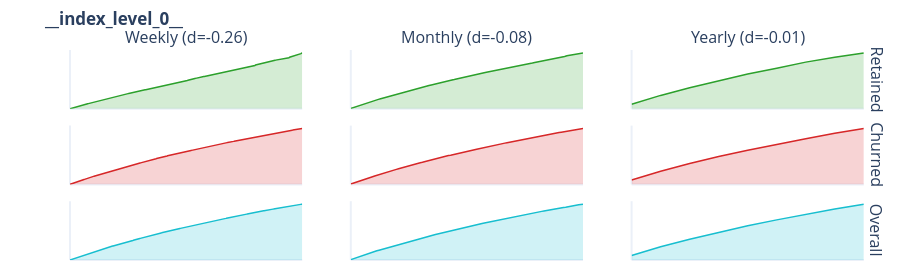
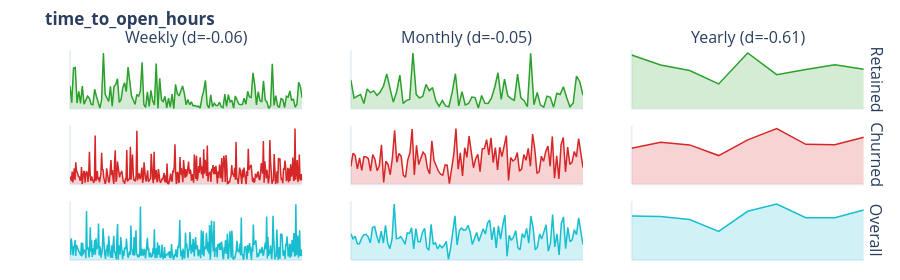
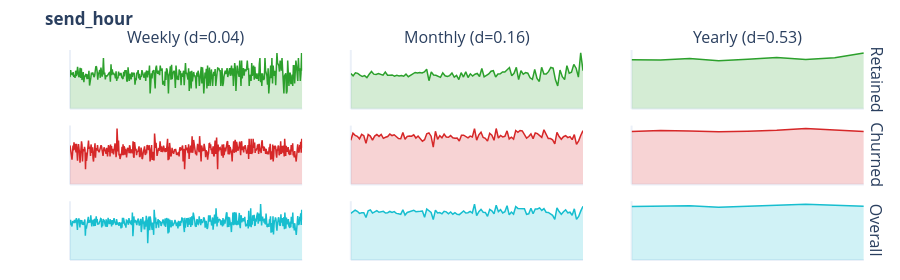

The notebook cell these images were saved under, in order:
### Markdown cell above
## 1c.9 Temporal Sparklines

**📈 Understanding Temporal Trends:**

Sparklines show how numeric features evolve over time:

| Pattern | What It Means | Implication |
|---------|--------------|-------------|
| Upward trend | Metric increasing | Growth or engagement |
| Downward trend | Metric decreasing | Decline or churn signal |
| Flat line | Stable metric | Consistent behavior |
| Spikes | Sudden changes | Events or anomalies |

### Code cell
# Temporal Sparklines - Cohort × Time Period per feature with analysis
sparkline_cols = []
if not LIGHT_RUN and len(numeric_event_cols) >= 2:
    variances = df[numeric_event_cols].var().sort_values(ascending=False)
    sparkline_cols = variances.index.tolist()

    print("\n" + "="*70)
    print("TEMPORAL SPARKLINES - COHORT × TIME PERIOD")
    print("="*70)
    print(f"\n{len(sparkline_cols)} features analyzed across Weekly/Monthly/Yearly periods")

    if ENTITY_COLUMN and TIME_COLUMN:
        df_spark = df.copy()
        df_spark['_week'] = period_start_time(to_datetime(df_spark[TIME_COLUMN]), 'W')
        df_spark['_month'] = period_start_time(to_datetime(df_spark[TIME_COLUMN]), 'M')
        df_spark['_year'] = period_start_time(to_datetime(df_spark[TIME_COLUMN]), 'Y')

        has_target = TARGET_COLUMN and TARGET_COLUMN in df.columns
        all_actions = []

        for col in sparkline_cols:
            if col not in df_spark.columns:
                continue

            feature_data = {}
            cohort_masks = ([("retained", df_spark[TARGET_COLUMN] == 1),
                            ("churned", df_spark[TARGET_COLUMN] == 0),
                            ("overall", slice(None))] if has_target
                           else [("overall", slice(None))])

            for cohort, mask in cohort_masks:
                cohort_df = df_spark[mask] if isinstance(mask, Series) else df_spark
                feature_data[cohort] = {
                    "weekly": cohort_df.groupby('_week')[col].mean().dropna().tolist(),
                    "monthly": cohort_df.groupby('_month')[col].mean().dropna().tolist(),
                    "yearly": cohort_df.groupby('_year')[col].mean().dropna().tolist(),
                }

            period_effects = None
            if has_target:
                analysis = charts.analyze_cohort_trends(feature_data, col)
                period_effects = {p: analysis["periods"][p]["effect_size"]
                                  for p in analysis["periods"]}
                all_actions.extend(analysis.get("actions", []))

            fig = charts.cohort_sparklines(feature_data, feature_name=col, period_effects=period_effects)
            display_figure(fig)

        if has_target and all_actions:
            print("\n" + "="*70)
            print("TREND & VARIANCE RECOMMENDATIONS")
            print("="*70)

            BOLD, RESET = "\033[1m", "\033[0m"

            type_labels = {
                "add_trend_feature": "📈 Add Trend Features (opposite cohort trends)",
                "add_time_indicator": "📅 Add Time Indicators (seasonality detected)",
                "robust_scale": "🔧 Apply Robust Scaling (high variance ratio)",
                "normalize": "📊 Apply Normalization (high variance)",
            }

            by_type = {}
            for action in all_actions:
                action_type = action["action_type"]
                if action_type not in by_type:
                    by_type[action_type] = []
                by_type[action_type].append(action)

            for action_type, actions in by_type.items():
                print(f"\n{type_labels.get(action_type, action_type)}:")
                for a in actions:
                    params_str = ", ".join(f"{k}={v}" for k, v in a.get("params", {}).items())
                    print(f"   • {BOLD}{a['feature']}{RESET}: {a['reason']}")
                    if params_str:
                        print(f"     params: {{{params_str}}}")
elif LIGHT_RUN:
    print("Sparkline analysis skipped (LIGHT_RUN)")
else:
    print("Insufficient numeric columns for sparkline visualization")
# Store sparkline recommendations for pattern_summary
SPARKLINE_RECOMMENDATIONS = [
    {"action": a["action_type"], "feature": a["feature"], "reason": a["reason"],
     "params": a.get("params", {}), "priority": "high" if a["action_type"] == "add_trend_feature" else "medium",
     "features": [f"{a['feature']}_{a['action_type']}"]}
    for a in all_actions
] if 'all_actions' in dir() and all_actions else []

### Figure 1 — Plotly figure (JSON) as saved in the notebook; plotly's stock layout.template omitted (floating-point values rounded to 4 significant figures; data arrays with more than 128 entries replaced by an {"elided": "..."} marker saying what was removed)
{"data": [{"fill": "tozeroy", "fillcolor": "rgba(44, 160, 44, 0.2)", "line": {"color": "#2ca02c", "width": 1.5}, "mode": "lines", "showlegend": false, "type": "scatter", "xaxis": "x", "y": {"elided": "369 float values"}, "yaxis": "y"}, {"fill": "tozeroy", "fillcolor": "rgba(44, 160, 44, 0.2)", "line": {"color": "#2ca02c", "width": 1.5}, "mode": "lines", "showlegend": false, "type": "scatter", "xaxis": "x2", "y": [588.2, 1759.0, 2921.0, 4077.0, 5223.0, 6238.0, 7283.0, 8373.0, 9404.0, 10490.0, 11660.0, 12670.0, 13670.0, 14570.0, 15530.0, 16580.0, 17480.0, 18550.0, 19580.0, 20520.0, 21460.0, 22380.0, 23300.0, 24160.0, 25030.0, 25820.0, 26760.0, 27530.0, 28510.0, 29230.0, 30270.0, 31210.0, 32030.0, 33100.0, 33800.0, 34600.0, 35530.0, 36320.0, 37070.0, 37920.0, 38640.0, 39530.0, 40300.0, 41070.0, 41880.0, 42550.0, 43370.0, 44140.0, 44930.0, 45620.0, 46340.0, 47200.0, 47870.0, 48570.0, 49320.0, 50020.0, 50790.0, 51420.0, 52250.0, 53020.0, 53640.0, 54400.0, 55130.0, 55760.0, 56540.0, 57250.0, 57800.0, 58530.0, 59240.0, 60010.0, 60730.0, 61170.0, 62020.0, 62390.0, 63200.0, 63790.0, 64640.0, 65190.0, 65910.0, 66470.0, 67380.0, 67960.0, 68600.0, 69180.0, 69720.0, 70300.0, 70910.0, 71680.0, 72190.0, 72890.0, 73510.0, 73950.0, 75230.0, 75940.0, 76920.0, 77590.0, 78140.0, 78550.0, 78980.0, 80120.0, 80790.0, 81140.0], "yaxis": "y2"}, {"fill": "tozeroy", "fillcolor": "rgba(44, 160, 44, 0.2)", "line": {"color": "#2ca02c", "width": 1.5}, "mode": "lines", "showlegend": false, "type": "scatter", "xaxis": "x3", "y": [6416.0, 18870.0, 29570.0, 39380.0, 49020.0, 57150.0, 65740.0, 72440.0, 78670.0], "yaxis": "y3"}, {"fill": "tozeroy", "fillcolor": "rgba(214, 39, 40, 0.2)", "line": {"color": "#d62728", "width": 1.5}, "mode": "lines", "showlegend": false, "type": "scatter", "xaxis": "x4", "y": {"elided": "465 float values"}, "yaxis": "y4"}, {"fill": "tozeroy", "fillcolor": "rgba(214, 39, 40, 0.2)", "line": {"color": "#d62728", "width": 1.5}, "mode": "lines", "showlegend": false, "type": "scatter", "xaxis": "x5", "y": [639.5, 1826.0, 2971.0, 4246.0, 5126.0, 6150.0, 7217.0, 8451.0, 9450.0, 10630.0, 11430.0, 12560.0, 13640.0, 14660.0, 15550.0, 16460.0, 17630.0, 18600.0, 19610.0, 20510.0, 21500.0, 22300.0, 23240.0, 24220.0, 25090.0, 25810.0, 26810.0, 27600.0, 28500.0, 29450.0, 30240.0, 31060.0, 32130.0, 32800.0, 33720.0, 34580.0, 35520.0, 36370.0, 37010.0, 37980.0, 38750.0, 39480.0, 40350.0, 41160.0, 41900.0, 42880.0, 43360.0, 44200.0, 44870.0, 45610.0, 46370.0, 47140.0, 47890.0, 48590.0, 49350.0, 50050.0, 50820.0, 51520.0, 52180.0, 52970.0, 53720.0, 54440.0, 55130.0, 55780.0, 56530.0, 57170.0, 57870.0, 58520.0, 59320.0, 59960.0, 60680.0, 61270.0, 61960.0, 62630.0, 63230.0, 63850.0, 64570.0, 65210.0, 65990.0, 66600.0, 67170.0, 67940.0, 68460.0, 69170.0, 69650.0, 70360.0, 71010.0, 71670.0, 72230.0, 72820.0, 73510.0, 74140.0, 74640.0, 75240.0, 75800.0, 76300.0, 76950.0, 77480.0, 78060.0, 78470.0, 79210.0, 79680.0, 80180.0, 80810.0, 81390.0, 81940.0, 82430.0, 82950.0], "yaxis": "y5"}, {"fill": "tozeroy", "fillcolor": "rgba(214, 39, 40, 0.2)", "line": {"color": "#d62728", "width": 1.5}, "mode": "lines", "showlegend": false, "type": "scatter", "xaxis": "x6", "y": [6306.0, 18960.0, 29850.0, 40100.0, 48850.0, 57500.0, 65450.0, 73160.0, 80030.0], "yaxis": "y6"}, {"fill": "tozeroy", "fillcolor": "rgba(23, 190, 207, 0.2)", "line": {"color": "#17becf", "width": 1.5}, "mode": "lines", "showlegend": false, "type": "scatter", "xaxis": "x7", "y": {"elided": "470 float values"}, "yaxis": "y7"}, {"fill": "tozeroy", "fillcolor": "rgba(23, 190, 207, 0.2)", "line": {"color": "#17becf", "width": 1.5}, "mode": "lines", "showlegend": false, "type": "scatter", "xaxis": "x8", "y": [615.1, 1782.0, 2942.0, 4167.0, 5188.0, 6199.0, 7255.0, 8405.0, 9429.0, 10570.0, 11580.0, 12630.0, 13660.0, 14610.0, 15540.0, 16520.0, 17550.0, 18580.0, 19590.0, 20520.0, 21480.0, 22340.0, 23270.0, 24190.0, 25060.0, 25820.0, 26790.0, 27570.0, 28500.0, 29350.0, 30250.0, 31090.0, 32090.0, 32940.0, 33750.0, 34590.0, 35530.0, 36340.0, 37030.0, 37960.0, 38700.0, 39510.0, 40330.0, 41130.0, 41890.0, 42780.0, 43360.0, 44190.0, 44890.0, 45610.0, 46360.0, 47160.0, 47880.0, 48580.0, 49340.0, 50040.0, 50810.0, 51490.0, 52200.0, 52990.0, 53690.0, 54430.0, 55130.0, 55780.0, 56530.0, 57200.0, 57850.0, 58520.0, 59300.0, 59960.0, 60700.0, 61250.0, 61970.0, 62600.0, 63230.0, 63840.0, 64580.0, 65210.0, 65970.0, 66580.0, 67210.0, 67950.0, 68480.0, 69170.0, 69660.0, 70360.0, 70980.0, 71670.0, 72220.0, 72830.0, 73510.0, 74100.0, 74640.0, 75240.0, 75830.0, 76300.0, 76950.0, 77490.0, 78070.0, 78480.0, 79200.0, 79680.0, 80170.0, 80810.0, 81380.0, 81940.0, 82430.0, 82950.0], "yaxis": "y8"}, {"fill": "tozeroy", "fillcolor": "rgba(23, 190, 207, 0.2)", "line": {"color": "#17becf", "width": 1.5}, "mode": "lines", "showlegend": false, "type": "scatter", "xaxis": "x9", "y": [6368.0, 18910.0, 29730.0, 39830.0, 48910.0, 57410.0, 65500.0, 73030.0, 79950.0], "yaxis": "y9"}], "layout": {"annotations": [{"font": {"size": 16}, "showarrow": false, "text": "Weekly (d=-0.26)", "x": 0.1433, "xanchor": "center", "xref": "paper", "y": 1.0, "yanchor": "bottom", "yref": "paper"}, {"font": {"size": 16}, "showarrow": false, "text": "Monthly (d=-0.08)", "x": 0.49, "xanchor": "center", "xref": "paper", "y": 1.0, "yanchor": "bottom", "yref": "paper"}, {"font": {"size": 16}, "showarrow": false, "text": "Yearly (d=-0.01)", "x": 0.8367, "xanchor": "center", "xref": "paper", "y": 1.0, "yanchor": "bottom", "yref": "paper"}, {"font": {"size": 16}, "showarrow": false, "text": "Retained", "textangle": 90, "x": 0.98, "xanchor": "left", "xref": "paper", "y": 0.86, "yanchor": "middle", "yref": "paper"}, {"font": {"size": 16}, "showarrow": false, "text": "Churned", "textangle": 90, "x": 0.98, "xanchor": "left", "xref": "paper", "y": 0.5, "yanchor": "middle", "yref": "paper"}, {"font": {"size": 16}, "showarrow": false, "text": "Overall", "textangle": 90, "x": 0.98, "xanchor": "left", "xref": "paper", "y": 0.14, "yanchor": "middle", "yref": "paper"}], "height": 280, "margin": {"b": 20, "l": 70, "r": 20, "t": 50}, "title": {"text": "<b>__index_level_0__</b>"}, "xaxis": {"anchor": "y", "domain": [0.0, 0.2867], "showgrid": false, "showticklabels": false}, "xaxis2": {"anchor": "y2", "domain": [0.3467, 0.6333], "showgrid": false, "showticklabels": false}, "xaxis3": {"anchor": "y3", "domain": [0.6933, 0.98], "showgrid": false, "showticklabels": false}, "xaxis4": {"anchor": "y4", "domain": [0.0, 0.2867], "showgrid": false, "showticklabels": false}, "xaxis5": {"anchor": "y5", "domain": [0.3467, 0.6333], "showgrid": false, "showticklabels": false}, "xaxis6": {"anchor": "y6", "domain": [0.6933, 0.98], "showgrid": false, "showticklabels": false}, "xaxis7": {"anchor": "y7", "domain": [0.0, 0.2867], "showgrid": false, "showticklabels": false}, "xaxis8": {"anchor": "y8", "domain": [0.3467, 0.6333], "showgrid": false, "showticklabels": false}, "xaxis9": {"anchor": "y9", "domain": [0.6933, 0.98], "showgrid": false, "showticklabels": false}, "yaxis": {"anchor": "x", "domain": [0.72, 1.0], "showgrid": false, "showticklabels": false}, "yaxis2": {"anchor": "x2", "domain": [0.72, 1.0], "showgrid": false, "showticklabels": false}, "yaxis3": {"anchor": "x3", "domain": [0.72, 1.0], "showgrid": false, "showticklabels": false}, "yaxis4": {"anchor": "x4", "domain": [0.36, 0.64], "showgrid": false, "showticklabels": false}, "yaxis5": {"anchor": "x5", "domain": [0.36, 0.64], "showgrid": false, "showticklabels": false}, "yaxis6": {"anchor": "x6", "domain": [0.36, 0.64], "showgrid": false, "showticklabels": false}, "yaxis7": {"anchor": "x7", "domain": [0.0, 0.28], "showgrid": false, "showticklabels": false}, "yaxis8": {"anchor": "x8", "domain": [0.0, 0.28], "showgrid": false, "showticklabels": false}, "yaxis9": {"anchor": "x9", "domain": [0.0, 0.28], "showgrid": false, "showticklabels": false}}}

### Figure 2 — Plotly figure (JSON) as saved in the notebook; plotly's stock layout.template omitted (floating-point values rounded to 4 significant figures; data arrays with more than 128 entries replaced by an {"elided": "..."} marker saying what was removed)
{"data": [{"fill": "tozeroy", "fillcolor": "rgba(44, 160, 44, 0.2)", "line": {"color": "#2ca02c", "width": 1.5}, "mode": "lines", "showlegend": false, "type": "scatter", "xaxis": "x", "y": {"elided": "133 float values"}, "yaxis": "y"}, {"fill": "tozeroy", "fillcolor": "rgba(44, 160, 44, 0.2)", "line": {"color": "#2ca02c", "width": 1.5}, "mode": "lines", "showlegend": false, "type": "scatter", "xaxis": "x2", "y": [7.08, 2.612, 3.1, 3.5, 1.3, 4.85, 3.957, 4.4, 3.3, 4.125, 5.589, 8.567, 4.933, 1.65, 4.12, 8.267, 1.3, 2.067, 2.3, 13.7, 3.55, 2.65, 3.067, 6.0, 4.4, 5.2, 2.0, 0.65, 2.025, 0.7, 0.5, 4.067, 8.6, 0.7, 4.2, 0.9333, 1.3, 2.88, 2.74, 0.2, 3.25, 1.35, 1.3, 2.6, 5.3, 8.833, 2.3, 7.3, 3.2, 2.5, 2.1, 8.5, 2.7, 2.0, 0.5, 13.6, 1.0, 4.0, 0.9, 0.4, 3.1, 2.8, 0.4, 3.8, 3.5, 5.4, 2.75, 0.5, 1.4, 8.0, 6.7, 3.3], "yaxis": "y2"}, {"fill": "tozeroy", "fillcolor": "rgba(44, 160, 44, 0.2)", "line": {"color": "#2ca02c", "width": 1.5}, "mode": "lines", "showlegend": false, "type": "scatter", "xaxis": "x3", "y": [4.498, 3.659, 3.204, 2.079, 4.667, 2.855, 3.283, 3.683, 3.3], "yaxis": "y3"}, {"fill": "tozeroy", "fillcolor": "rgba(214, 39, 40, 0.2)", "line": {"color": "#d62728", "width": 1.5}, "mode": "lines", "showlegend": false, "type": "scatter", "xaxis": "x4", "y": {"elided": "324 float values"}, "yaxis": "y4"}, {"fill": "tozeroy", "fillcolor": "rgba(214, 39, 40, 0.2)", "line": {"color": "#d62728", "width": 1.5}, "mode": "lines", "showlegend": false, "type": "scatter", "xaxis": "x5", "y": [2.6, 4.52, 4.2, 2.267, 3.85, 2.05, 4.043, 4.0, 3.733, 1.914, 4.34, 3.65, 2.0, 2.671, 5.75, 0.3, 3.375, 2.917, 1.4, 3.878, 7.86, 3.225, 4.5, 4.07, 1.3, 1.05, 3.56, 4.6, 8.033, 1.367, 5.667, 2.886, 3.82, 4.667, 4.3, 2.3, 1.533, 6.35, 3.478, 2.733, 1.92, 1.5, 1.343, 2.825, 2.8, 0.1, 2.175, 4.367, 8.12, 2.2, 4.575, 1.233, 5.325, 3.933, 7.033, 4.433, 2.425, 3.725, 4.367, 1.86, 5.15, 5.22, 6.5, 4.3, 6.775, 3.18, 5.357, 2.12, 5.4, 4.05, 5.843, 7.1, 0.5833, 3.9, 3.4, 3.633, 4.64, 1.933, 2.25, 4.34, 3.5, 5.25, 2.65, 7.325, 5.08, 1.6, 1.85, 4.1, 3.338, 4.788, 5.56, 2.63, 6.975, 0.9, 4.138, 0.8, 5.775, 6.82, 1.8, 5.429, 2.9, 3.2, 4.783, 4.0, 6.65, 4.662, 2.44], "yaxis": "y5"}, {"fill": "tozeroy", "fillcolor": "rgba(214, 39, 40, 0.2)", "line": {"color": "#d62728", "width": 1.5}, "mode": "lines", "showlegend": false, "type": "scatter", "xaxis": "x6", "y": [3.398, 3.942, 3.703, 2.704, 4.179, 5.239, 3.76, 3.73, 4.427], "yaxis": "y6"}, {"fill": "tozeroy", "fillcolor": "rgba(23, 190, 207, 0.2)", "line": {"color": "#17becf", "width": 1.5}, "mode": "lines", "showlegend": false, "type": "scatter", "xaxis": "x7", "y": {"elided": "367 float values"}, "yaxis": "y7"}, {"fill": "tozeroy", "fillcolor": "rgba(23, 190, 207, 0.2)", "line": {"color": "#17becf", "width": 1.5}, "mode": "lines", "showlegend": false, "type": "scatter", "xaxis": "x8", "y": [4.2, 3.346, 3.76, 2.575, 2.575, 3.45, 4.0, 4.067, 3.671, 2.718, 5.143, 5.289, 3.76, 2.671, 4.579, 2.688, 5.471, 2.686, 1.8, 3.314, 8.833, 3.388, 3.443, 3.694, 3.18, 2.486, 4.289, 4.2, 5.08, 1.743, 4.957, 2.886, 2.871, 4.367, 5.017, 1.944, 1.533, 5.633, 2.46, 2.733, 1.743, 2.362, 1.925, 2.3, 2.95, 0.1, 1.9, 4.367, 6.983, 2.371, 4.656, 5.033, 4.72, 4.775, 5.5, 4.433, 2.44, 3.4, 4.367, 2.967, 3.925, 4.927, 4.1, 5.85, 6.331, 3.18, 5.188, 1.917, 5.4, 3.32, 5.5, 7.1, 0.5833, 3.9, 3.1, 3.633, 4.64, 1.933, 1.633, 4.186, 3.5, 5.0, 2.65, 6.94, 5.08, 1.6, 2.075, 4.1, 3.338, 4.311, 5.56, 1.4, 2.63, 7.18, 2.06, 4.138, 0.8, 5.775, 6.82, 1.8, 5.162, 2.9, 3.2, 4.783, 4.0, 6.65, 4.662, 2.44], "yaxis": "y8"}, {"fill": "tozeroy", "fillcolor": "rgba(23, 190, 207, 0.2)", "line": {"color": "#17becf", "width": 1.5}, "mode": "lines", "showlegend": false, "type": "scatter", "xaxis": "x9", "y": [3.861, 3.836, 3.556, 2.512, 4.288, 4.915, 3.713, 3.725, 4.407], "yaxis": "y9"}], "layout": {"annotations": [{"font": {"size": 16}, "showarrow": false, "text": "Weekly (d=-0.06)", "x": 0.1433, "xanchor": "center", "xref": "paper", "y": 1.0, "yanchor": "bottom", "yref": "paper"}, {"font": {"size": 16}, "showarrow": false, "text": "Monthly (d=-0.05)", "x": 0.49, "xanchor": "center", "xref": "paper", "y": 1.0, "yanchor": "bottom", "yref": "paper"}, {"font": {"size": 16}, "showarrow": false, "text": "Yearly (d=-0.61)", "x": 0.8367, "xanchor": "center", "xref": "paper", "y": 1.0, "yanchor": "bottom", "yref": "paper"}, {"font": {"size": 16}, "showarrow": false, "text": "Retained", "textangle": 90, "x": 0.98, "xanchor": "left", "xref": "paper", "y": 0.86, "yanchor": "middle", "yref": "paper"}, {"font": {"size": 16}, "showarrow": false, "text": "Churned", "textangle": 90, "x": 0.98, "xanchor": "left", "xref": "paper", "y": 0.5, "yanchor": "middle", "yref": "paper"}, {"font": {"size": 16}, "showarrow": false, "text": "Overall", "textangle": 90, "x": 0.98, "xanchor": "left", "xref": "paper", "y": 0.14, "yanchor": "middle", "yref": "paper"}], "height": 280, "margin": {"b": 20, "l": 70, "r": 20, "t": 50}, "title": {"text": "<b>time_to_open_hours</b>"}, "xaxis": {"anchor": "y", "domain": [0.0, 0.2867], "showgrid": false, "showticklabels": false}, "xaxis2": {"anchor": "y2", "domain": [0.3467, 0.6333], "showgrid": false, "showticklabels": false}, "xaxis3": {"anchor": "y3", "domain": [0.6933, 0.98], "showgrid": false, "showticklabels": false}, "xaxis4": {"anchor": "y4", "domain": [0.0, 0.2867], "showgrid": false, "showticklabels": false}, "xaxis5": {"anchor": "y5", "domain": [0.3467, 0.6333], "showgrid": false, "showticklabels": false}, "xaxis6": {"anchor": "y6", "domain": [0.6933, 0.98], "showgrid": false, "showticklabels": false}, "xaxis7": {"anchor": "y7", "domain": [0.0, 0.2867], "showgrid": false, "showticklabels": false}, "xaxis8": {"anchor": "y8", "domain": [0.3467, 0.6333], "showgrid": false, "showticklabels": false}, "xaxis9": {"anchor": "y9", "domain": [0.6933, 0.98], "showgrid": false, "showticklabels": false}, "yaxis": {"anchor": "x", "domain": [0.72, 1.0], "showgrid": false, "showticklabels": false}, "yaxis2": {"anchor": "x2", "domain": [0.72, 1.0], "showgrid": false, "showticklabels": false}, "yaxis3": {"anchor": "x3", "domain": [0.72, 1.0], "showgrid": false, "showticklabels": false}, "yaxis4": {"anchor": "x4", "domain": [0.36, 0.64], "showgrid": false, "showticklabels": false}, "yaxis5": {"anchor": "x5", "domain": [0.36, 0.64], "showgrid": false, "showticklabels": false}, "yaxis6": {"anchor": "x6", "domain": [0.36, 0.64], "showgrid": false, "showticklabels": false}, "yaxis7": {"anchor": "x7", "domain": [0.0, 0.28], "showgrid": false, "showticklabels": false}, "yaxis8": {"anchor": "x8", "domain": [0.0, 0.28], "showgrid": false, "showticklabels": false}, "yaxis9": {"anchor": "x9", "domain": [0.0, 0.28], "showgrid": false, "showticklabels": false}}}

### Figure 3 — Plotly figure (JSON) as saved in the notebook; plotly's stock layout.template omitted (floating-point values rounded to 4 significant figures; data arrays with more than 128 entries replaced by an {"elided": "..."} marker saying what was removed)
{"data": [{"fill": "tozeroy", "fillcolor": "rgba(44, 160, 44, 0.2)", "line": {"color": "#2ca02c", "width": 1.5}, "mode": "lines", "showlegend": false, "type": "scatter", "xaxis": "x", "y": {"elided": "369 float values"}, "yaxis": "y"}, {"fill": "tozeroy", "fillcolor": "rgba(44, 160, 44, 0.2)", "line": {"color": "#2ca02c", "width": 1.5}, "mode": "lines", "showlegend": false, "type": "scatter", "xaxis": "x2", "y": [13.93, 12.97, 14.19, 13.95, 13.31, 12.71, 13.06, 12.26, 13.61, 14.71, 13.65, 13.54, 13.84, 13.41, 13.23, 14.44, 13.24, 13.18, 13.34, 12.88, 13.21, 12.94, 13.07, 12.83, 13.67, 12.62, 13.25, 13.56, 14.31, 14.1, 14.29, 14.12, 14.54, 15.57, 11.07, 14.53, 13.33, 13.23, 12.94, 12.38, 14.17, 13.0, 12.78, 13.08, 14.11, 12.5, 13.17, 11.5, 14.22, 12.5, 14.56, 12.33, 13.78, 12.89, 13.6, 13.91, 12.75, 15.88, 12.56, 13.14, 13.73, 14.8, 15.0, 12.5, 13.7, 13.78, 14.5, 14.5, 15.33, 16.25, 13.0, 14.0, 16.33, 11.5, 15.0, 13.6, 14.25, 14.0, 12.2, 11.6, 15.5, 12.0, 10.75, 16.33, 13.67, 13.67, 14.62, 16.29, 16.0, 11.5, 9.0, 15.25, 12.67, 11.5, 17.0, 14.0, 14.4, 17.5, 16.0, 12.5, 22.0, 15.0], "yaxis": "y2"}, {"fill": "tozeroy", "fillcolor": "rgba(44, 160, 44, 0.2)", "line": {"color": "#2ca02c", "width": 1.5}, "mode": "lines", "showlegend": false, "type": "scatter", "xaxis": "x3", "y": [13.4, 13.3, 13.76, 13.1, 13.5, 14.02, 13.46, 13.92, 15.25], "yaxis": "y3"}, {"fill": "tozeroy", "fillcolor": "rgba(214, 39, 40, 0.2)", "line": {"color": "#d62728", "width": 1.5}, "mode": "lines", "showlegend": false, "type": "scatter", "xaxis": "x4", "y": {"elided": "465 float values"}, "yaxis": "y4"}, {"fill": "tozeroy", "fillcolor": "rgba(214, 39, 40, 0.2)", "line": {"color": "#d62728", "width": 1.5}, "mode": "lines", "showlegend": false, "type": "scatter", "xaxis": "x5", "y": [12.44, 14.44, 13.85, 13.57, 12.87, 14.11, 13.74, 11.57, 14.1, 13.63, 12.5, 13.65, 14.08, 13.54, 14.12, 13.0, 13.29, 13.5, 14.2, 13.78, 14.0, 13.4, 12.96, 12.89, 14.62, 12.74, 13.55, 13.66, 13.6, 14.0, 13.1, 13.67, 13.0, 12.2, 12.62, 14.29, 14.56, 13.6, 10.53, 15.0, 12.74, 13.76, 13.14, 14.21, 13.36, 13.29, 13.78, 13.17, 13.04, 13.09, 12.25, 13.87, 13.89, 13.5, 13.14, 13.64, 13.4, 15.71, 12.5, 14.0, 14.71, 13.25, 13.0, 12.21, 14.41, 13.88, 12.44, 15.76, 13.11, 13.82, 13.41, 13.57, 15.12, 12.85, 13.3, 12.79, 15.21, 14.69, 15.2, 15.1, 14.19, 13.04, 13.53, 14.23, 12.92, 14.53, 14.33, 13.73, 13.27, 15.4, 14.0, 12.93, 12.95, 12.58, 11.47, 14.71, 13.52, 12.72, 13.46, 13.78, 13.2, 13.48, 12.64, 14.05, 11.29, 12.29, 13.86, 15.17], "yaxis": "y5"}, {"fill": "tozeroy", "fillcolor": "rgba(214, 39, 40, 0.2)", "line": {"color": "#d62728", "width": 1.5}, "mode": "lines", "showlegend": false, "type": "scatter", "xaxis": "x6", "y": [13.33, 13.56, 13.44, 13.25, 13.39, 13.61, 14.05, 13.64, 13.28], "yaxis": "y6"}, {"fill": "tozeroy", "fillcolor": "rgba(23, 190, 207, 0.2)", "line": {"color": "#17becf", "width": 1.5}, "mode": "lines", "showlegend": false, "type": "scatter", "xaxis": "x7", "y": {"elided": "470 float values"}, "yaxis": "y7"}, {"fill": "tozeroy", "fillcolor": "rgba(23, 190, 207, 0.2)", "line": {"color": "#17becf", "width": 1.5}, "mode": "lines", "showlegend": false, "type": "scatter", "xaxis": "x8", "y": [13.15, 13.48, 14.04, 13.74, 13.15, 13.33, 13.35, 11.98, 13.87, 14.14, 13.25, 13.59, 13.94, 13.47, 13.7, 13.72, 13.26, 13.34, 13.69, 13.4, 13.66, 13.16, 13.02, 12.86, 14.16, 12.69, 13.4, 13.62, 13.88, 14.04, 13.63, 13.77, 13.74, 13.83, 12.05, 14.38, 13.94, 13.39, 11.4, 14.06, 13.29, 13.37, 13.03, 13.75, 13.58, 13.05, 13.53, 12.93, 13.38, 12.91, 12.81, 13.29, 13.85, 13.28, 13.33, 13.72, 13.26, 15.76, 12.51, 13.64, 14.28, 13.48, 13.4, 12.31, 14.24, 13.85, 13.03, 15.43, 13.64, 14.19, 13.28, 13.62, 15.3, 12.73, 13.5, 12.96, 15.07, 14.55, 14.45, 14.4, 14.45, 12.89, 13.04, 14.62, 13.06, 14.41, 14.41, 14.72, 14.0, 14.5, 13.48, 13.42, 12.95, 12.59, 11.47, 14.71, 13.68, 12.9, 13.62, 14.15, 13.31, 13.48, 12.63, 14.43, 11.45, 12.29, 13.86, 15.17], "yaxis": "y8"}, {"fill": "tozeroy", "fillcolor": "rgba(23, 190, 207, 0.2)", "line": {"color": "#17becf", "width": 1.5}, "mode": "lines", "showlegend": false, "type": "scatter", "xaxis": "x9", "y": [13.37, 13.43, 13.57, 13.19, 13.43, 13.71, 13.95, 13.69, 13.4], "yaxis": "y9"}], "layout": {"annotations": [{"font": {"size": 16}, "showarrow": false, "text": "Weekly (d=0.04)", "x": 0.1433, "xanchor": "center", "xref": "paper", "y": 1.0, "yanchor": "bottom", "yref": "paper"}, {"font": {"size": 16}, "showarrow": false, "text": "Monthly (d=0.16)", "x": 0.49, "xanchor": "center", "xref": "paper", "y": 1.0, "yanchor": "bottom", "yref": "paper"}, {"font": {"size": 16}, "showarrow": false, "text": "Yearly (d=0.53)", "x": 0.8367, "xanchor": "center", "xref": "paper", "y": 1.0, "yanchor": "bottom", "yref": "paper"}, {"font": {"size": 16}, "showarrow": false, "text": "Retained", "textangle": 90, "x": 0.98, "xanchor": "left", "xref": "paper", "y": 0.86, "yanchor": "middle", "yref": "paper"}, {"font": {"size": 16}, "showarrow": false, "text": "Churned", "textangle": 90, "x": 0.98, "xanchor": "left", "xref": "paper", "y": 0.5, "yanchor": "middle", "yref": "paper"}, {"font": {"size": 16}, "showarrow": false, "text": "Overall", "textangle": 90, "x": 0.98, "xanchor": "left", "xref": "paper", "y": 0.14, "yanchor": "middle", "yref": "paper"}], "height": 280, "margin": {"b": 20, "l": 70, "r": 20, "t": 50}, "title": {"text": "<b>send_hour</b>"}, "xaxis": {"anchor": "y", "domain": [0.0, 0.2867], "showgrid": false, "showticklabels": false}, "xaxis2": {"anchor": "y2", "domain": [0.3467, 0.6333], "showgrid": false, "showticklabels": false}, "xaxis3": {"anchor": "y3", "domain": [0.6933, 0.98], "showgrid": false, "showticklabels": false}, "xaxis4": {"anchor": "y4", "domain": [0.0, 0.2867], "showgrid": false, "showticklabels": false}, "xaxis5": {"anchor": "y5", "domain": [0.3467, 0.6333], "showgrid": false, "showticklabels": false}, "xaxis6": {"anchor": "y6", "domain": [0.6933, 0.98], "showgrid": false, "showticklabels": false}, "xaxis7": {"anchor": "y7", "domain": [0.0, 0.2867], "showgrid": false, "showticklabels": false}, "xaxis8": {"anchor": "y8", "domain": [0.3467, 0.6333], "showgrid": false, "showticklabels": false}, "xaxis9": {"anchor": "y9", "domain": [0.6933, 0.98], "showgrid": false, "showticklabels": false}, "yaxis": {"anchor": "x", "domain": [0.72, 1.0], "showgrid": false, "showticklabels": false}, "yaxis2": {"anchor": "x2", "domain": [0.72, 1.0], "showgrid": false, "showticklabels": false}, "yaxis3": {"anchor": "x3", "domain": [0.72, 1.0], "showgrid": false, "showticklabels": false}, "yaxis4": {"anchor": "x4", "domain": [0.36, 0.64], "showgrid": false, "showticklabels": false}, "yaxis5": {"anchor": "x5", "domain": [0.36, 0.64], "showgrid": false, "showticklabels": false}, "yaxis6": {"anchor": "x6", "domain": [0.36, 0.64], "showgrid": false, "showticklabels": false}, "yaxis7": {"anchor": "x7", "domain": [0.0, 0.28], "showgrid": false, "showticklabels": false}, "yaxis8": {"anchor": "x8", "domain": [0.0, 0.28], "showgrid": false, "showticklabels": false}, "yaxis9": {"anchor": "x9", "domain": [0.0, 0.28], "showgrid": false, "showticklabels": false}}}
